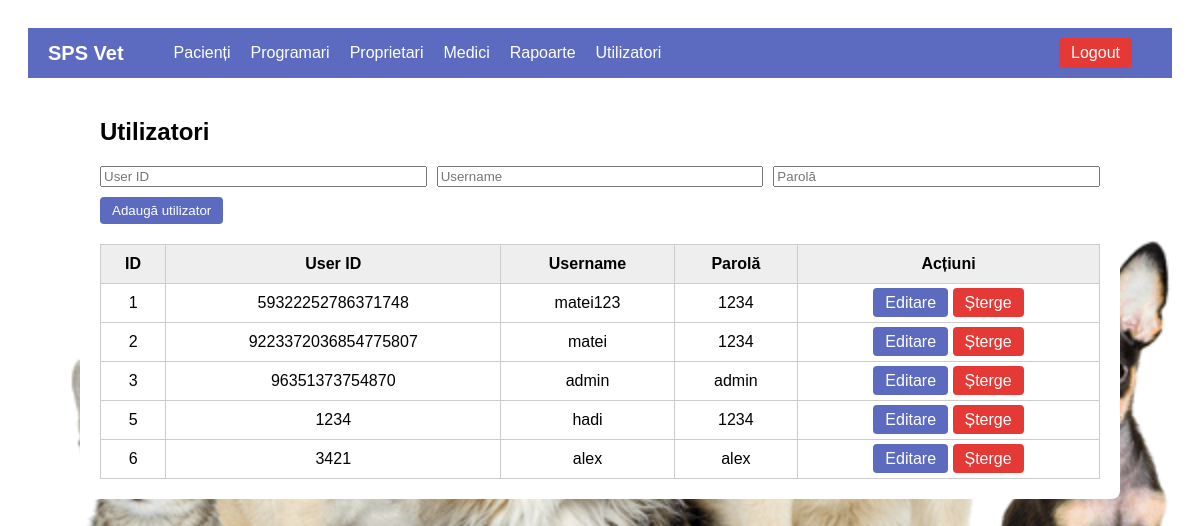
The page /admin.php (signed in) on the database its author committed.
### tables this page shows
CREATE TABLE `users` (
  `id` bigint(20) NOT NULL,
  `user_id` bigint(20) NOT NULL,
  `user_name` varchar(100) NOT NULL,
  `password` varchar(100) NOT NULL,
  `date` timestamp NOT NULL DEFAULT current_timestamp() ON UPDATE current_timestamp(),
  `is_admin` tinyint(1) NOT NULL DEFAULT 0
);

### admin.php (the view, shortened to what this page needs)
<?php
include("header.php");
$rezultat = mysqli_query($con, "SELECT * FROM users");
?>
<!DOCTYPE html>
<html>
<head>
</head>
<body>
<div class="container">
    <h2>Utilizatori</h2>
    <form method="POST" style="margin-bottom: 20px;">
        <div class="form-row">
            <input type="text" name="user_id" placeholder="User ID" required>
            <input type="text" name="user_name" placeholder="Username" required>
            <input type="password" name="password" placeholder="Parolă" required>
        </div>
        <button type="submit" name="add_user" class="btn">Adaugă utilizator</button>
    </form>
    <table>
        <thead>
            <tr>
                <th>ID</th>
                <th>User ID</th>
                <th>Username</th>
                <th>Parolă</th>
                <th>Acțiuni</th>
            </tr>
        </thead>
        <tbody>
        <?php while ($r = mysqli_fetch_assoc($rezultat)): ?>
            <?php if (isset($_GET['edit']) && $_GET['edit'] == $r['id']): ?>
                <form method="POST">
                    <input type="hidden" name="id" value="<?= $r['id'] ?>">
                    <tr>
                        <td><?= $r['id'] ?></td>
                        <td><input name="user_id" value="<?= htmlspecialchars($r['user_id']) ?>"></td>
                        <td><input name="user_name" value="<?= htmlspecialchars($r['user_name']) ?>"></td>
                        <td><input name="password" value="<?= htmlspecialchars($r['password']) ?>"></td>
                        <td>
                            <button type="submit" name="save_user" class="btn">Salvează</button>
                            <a href="admin.php" class="btn cancel">Renunță</a>
                        </td>
                    </tr>
                </form>
            <?php else: ?>
                <tr>
                    <td><?= $r['id'] ?></td>
                    <td><?= htmlspecialchars($r['user_id']) ?></td>
                    <td><?= htmlspecialchars($r['user_name']) ?></td>
                    <td><?= htmlspecialchars($r['password']) ?></td>
                    <td>
                        <a href="admin.php?edit=<?= $r['id'] ?>" class="btn">Editare</a>
                        <a href="admin.php?delete_id=<?= $r['id'] ?>" class="btn red" onclick="return confirm('Ștergi utilizatorul?')">Șterge</a>
                    </td>
                </tr>
            <?php endif; ?>
        <?php endwhile; ?>
        </tbody>
    </table>
</div>
</body>
</html>

### admin.php (style rules this page uses)
body { font-family: Arial; background: #f4f4f4; padding: 20px; background: url("imagine.png") no-repeat center center fixed; background-size: cover; }
.container { max-width: 1000px; margin: auto; background: white; padding: 20px; border-radius: 8px; }
table { width: 100%; border-collapse: collapse; margin-top: 20px; }
th, td { padding: 10px; border: 1px solid #ccc; text-align: center; }
th { background: #eee; }
.btn { padding: 6px 12px; border-radius: 4px; text-decoration: none; background-color: #5c6bc0; color: white; border: none; cursor: pointer; }
.btn.red { background-color: #e53935; }
.form-row { display: flex; gap: 10px; margin-bottom: 10px; }
.form-row input { flex: 1; }

### rows shown on the page
users: id "1", user "59322252786371748", user_name "matei123", password "1234"
users: id "2", user "9223372036854775807", user_name "matei", password "1234"
users: id "3", user "96351373754870", user_name "admin", password "admin"
users: id "5", user "1234", user_name "hadi", password "1234"
users: id "6", user "3421", user_name "alex", password "alex"
